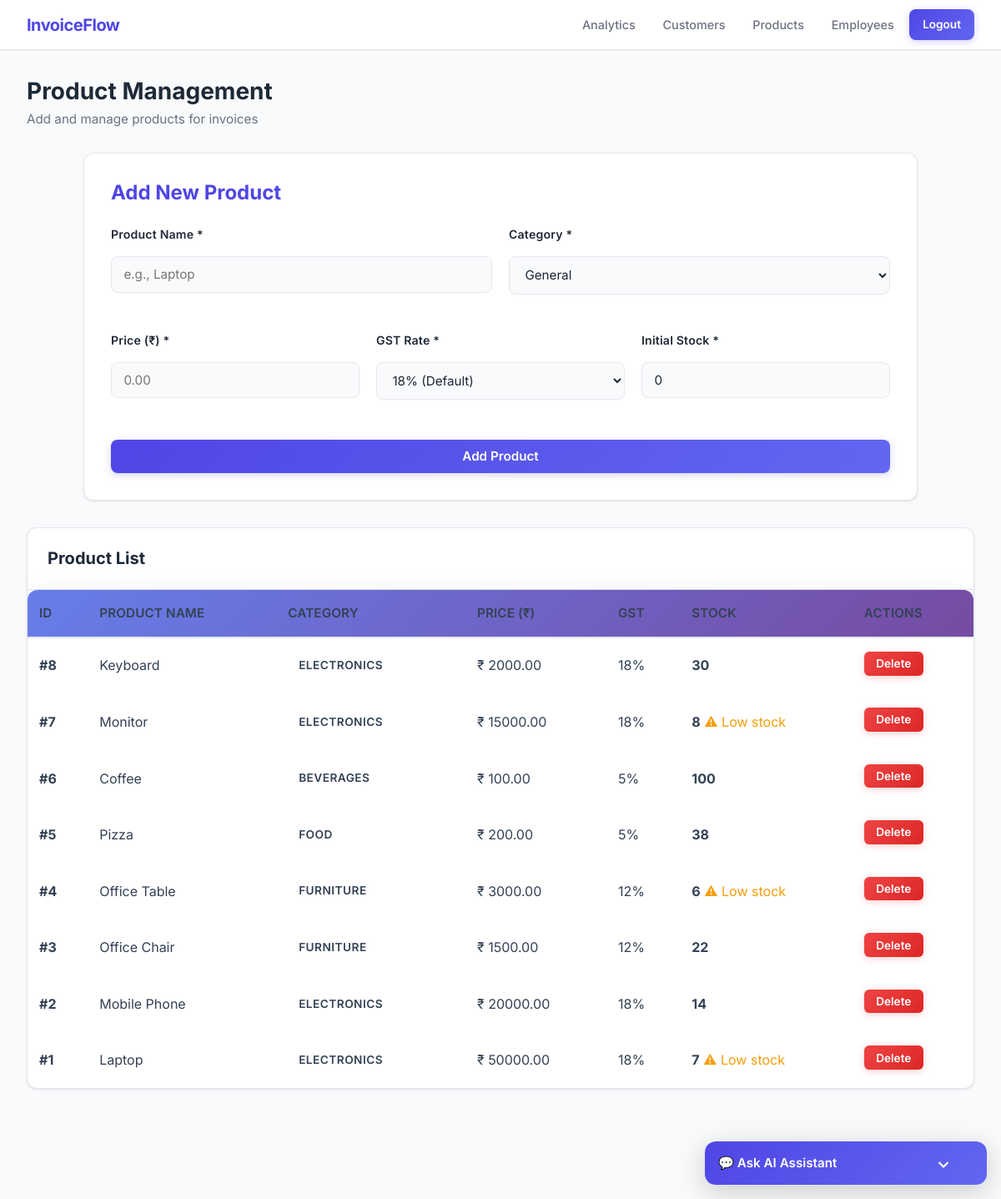
The app's page /admin/products (signed in), older data.
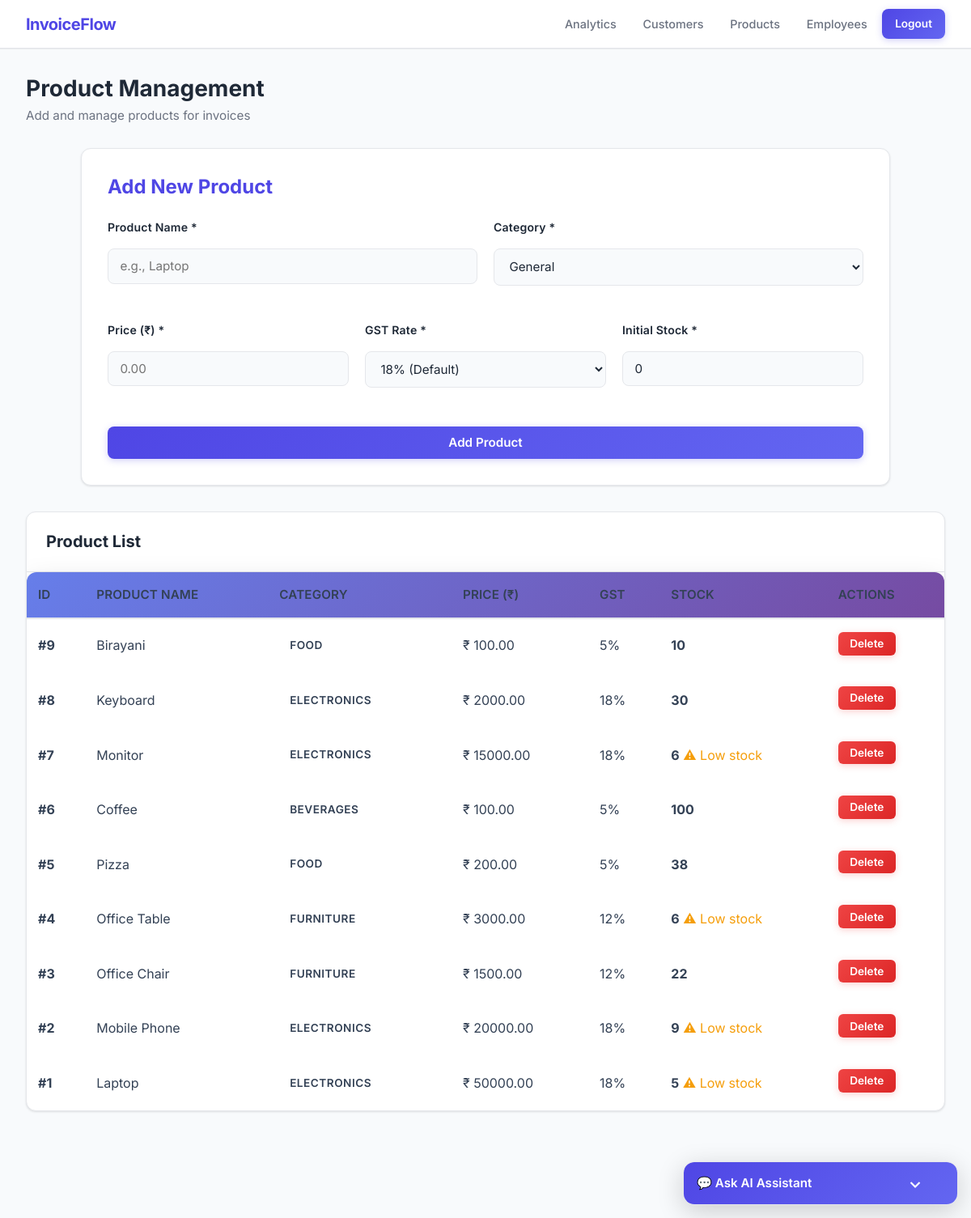
The same page, newer data.
### tables this page shows
CREATE TABLE products (
            id INTEGER PRIMARY KEY AUTOINCREMENT,
            name TEXT NOT NULL UNIQUE,
            category TEXT DEFAULT 'General',
            price REAL NOT NULL,
            gst REAL NOT NULL DEFAULT 0.18,
            stock INTEGER DEFAULT 0,
            created_date TEXT NOT NULL
        );

### admin_routes.py (the view, shortened to what this page needs)
@admin_bp.route('/admin/products', methods=['GET', 'POST'])
@app.require_role('admin')
def admin_products():
    conn = app.get_db_connection()
    products = conn.execute('SELECT * FROM products ORDER BY id DESC').fetchall()
    conn.close()
    return render_template('admin/products.html', products=products)

### app.py (called while the page is built, shortened)
def get_db_connection():
    connection = sqlite3.connect(DATABASE)
    connection.row_factory = sqlite3.Row
    return connection

def require_role(*roles):
    def decorator(f):
        @wraps(f)
        def decorated_function(*args, **kwargs):
            user_role = session.get('role')
            return f(*args, **kwargs)
        return decorated_function
    return decorator

### templates/admin/products.html (shortened to what this page needs)
{% extends "base.html" %}
{% block content %}
<div class="dashboard-header">
    <h1>Product Management</h1>
    <p>Add and manage products for invoices</p>
</div>
<div class="form-container">
    <h2>Add New Product</h2>
    <form method="POST">
        <div class="form-row two-col">
            <div class="form-group">
                <label for="product_name">Product Name *</label>
                <input type="text" id="product_name" name="product_name" placeholder="e.g., Laptop" required>
            </div>
            <div class="form-group">
                <label for="product_category">Category *</label>
                <select id="product_category" name="product_category" required>
                    <option value="General" selected>General</option>
                </select>
            </div>
        </div>
        <div class="form-row three-col">
            <div class="form-group">
                <label for="product_price">Price (₹) *</label>
                <input type="number" id="product_price" name="product_price" min="0" step="0.01" placeholder="0.00"
                    required>
            </div>
            <div class="form-group">
                <label for="product_gst">GST Rate *</label>
                <select id="product_gst" name="product_gst" required>
                    <option value="0.18" selected>18% (Default)</option>
                </select>
            </div>
            <div class="form-group">
                <label for="product_stock">Initial Stock *</label>
                <input type="number" id="product_stock" name="product_stock" min="0" placeholder="0" value="0" required>
            </div>
        </div>
        <div class="form-actions">
            <button type="submit" class="button">Add Product</button>
        </div>
    </form>
</div>
<div class="table-container">
    <div class="table-header">
        <h2>Product List</h2>
    </div>
    {% if products %}
    <table>
        <thead>
            <tr>
                <th>ID</th>
                <th>Product Name</th>
                <th>Category</th>
                <th>Price (₹)</th>
                <th>GST</th>
                <th>Stock</th>
                <th>Actions</th>
            </tr>
        </thead>
        <tbody>
            {% for product in products %}
            <tr>
                <td><strong>#{{ product['id'] }}</strong></td>
                <td>{{ product['name'] }}</td>
                <td><span class="badge">{{ product['category'] or 'General' }}</span></td>
                <td>₹ {{ "%.2f"|format(product['price']) }}</td>
                <td>{{ "%.0f"|format(product['gst'] * 100) if product['gst'] else 18 }}%</td>
                <td>
                    <strong>{{ product['stock'] or 0 }}</strong>
                    {% if (product['stock'] or 0) == 0 %}
                    <span style="color: #ef4444;">● Out of stock</span>
                    {% elif (product['stock'] or 0) < 10 %} <span style="color: #f59e0b;">⚠ Low stock</span>
                        {% endif %}
                </td>
                <td class="table-actions">
                    <form method="POST" action="{{ url_for('admin.delete_product', product_id=product['id']) }}"
                        style="display:inline;">
                        <button type="submit" class="button danger mini"
                            onclick="return confirm('Are you sure?')">Delete</button>
                    </form>
                </td>
            </tr>
            {% endfor %}
        </tbody>
    </table>
    {% else %}
    <div style="padding: 2rem; text-align: center; color: var(--text-secondary);">
        <p>No products yet. Add your first product above.</p>
    </div>
    {% endif %}
</div>
{% endblock %}

Row changes from the older to the newer data that the page shows:
added products: id "9", name "Birayani", category "FOOD", price "100.00", gst "5", stock "10"
changed products "Monitor": stock "8" → "6"
changed products "Mobile Phone": stock "14" → "9"; now shows "⚠ Low stock"
changed products "Laptop": stock "7" → "5"
